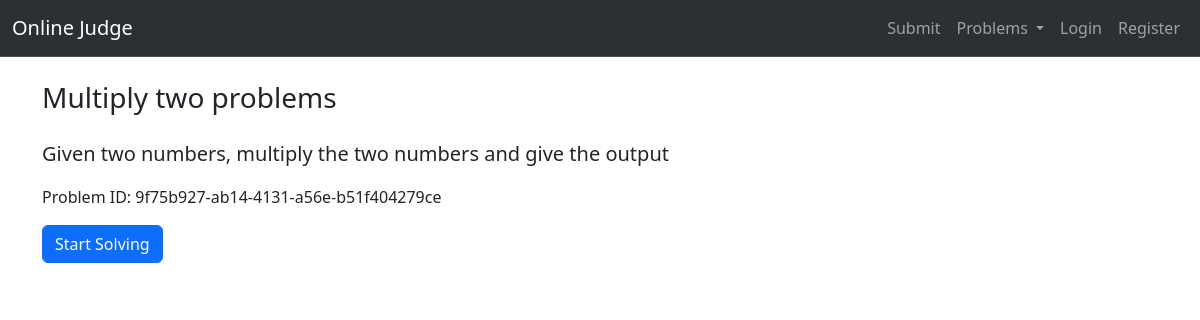
The app's page /problems/9f75b927-ab14-4131-a56e-b51f404279ce with its own data.
### code_execution/models.py (models this page shows)
class Problem(models.Model):
    difficulty_choices = [("Easy", "Easy"), ("Medium", "Medium"), ("Difficult", "Difficult")]
    problem_id = models.CharField(max_length=120)
    problem_title = models.CharField(max_length=200)
    problem_statement = models.TextField(max_length=10000)
    difficulty = models.CharField(max_length=50, choices=difficulty_choices, default="Easy")
    count_solved = models.IntegerField(default=0)
    count_attempted = models.IntegerField(default=0)
    user_uploaded = models.ForeignKey(User, on_delete=models.SET_NULL, null=True)

### code_execution/views.py (the view)
# urls.py: path('problems/<str:problem_id>', views.view_problem, name="show_problem"),
def view_problem(request, problem_id):
    problem = Problems.objects.get(problem_id=problem_id)
    return render(request, "code_execution/problem_description.html",
                  {"problem_title": problem.problem_title, "problem_description": problem.problem_statement,
                   "problem_id": problem_id})

### code_execution/templates/code_execution/problem_description.html
{% extends "users/base.html" %}
{% block content %}
  <div class="container mt-4">
    <div class="row">
      <div class="col-md-12">
        <h3 class="mb-4">{{problem_title}}</h3>
        <p class="lead">{{problem_description}}</p>
        <p>Problem ID: {{problem_id}}</p>
        <a href="{% url 'execute'%}" class="btn btn-primary">Start Solving</a>
      </div>
    </div>
  </div>
{% endblock %}

### records on screen
Problem: problem_title "Multiply two problems", problem_statement "Given two numbers, multiply the two numbers and give the output", problem "9f75b927-ab14-4131-a56e-b51f404279ce"
